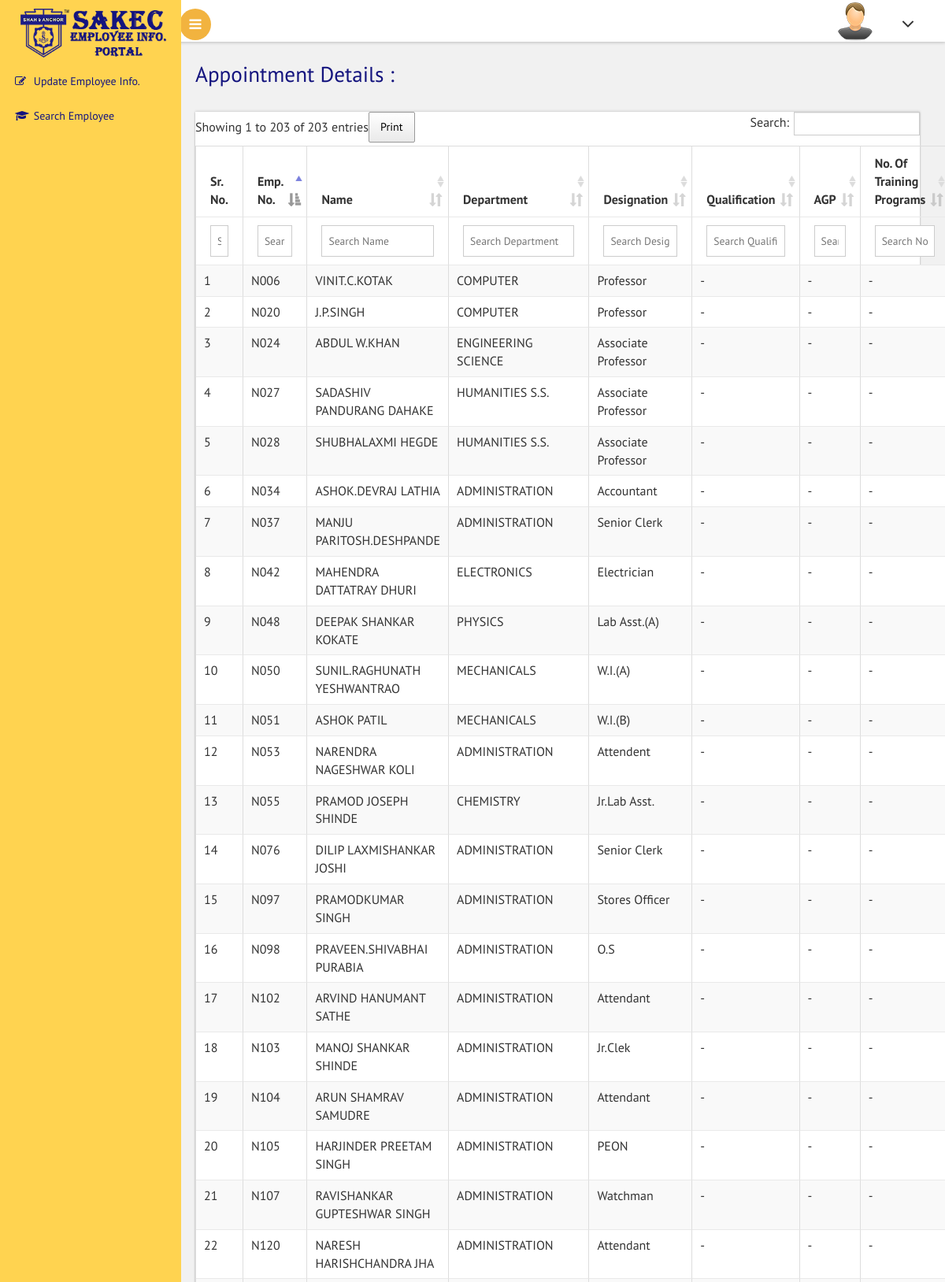
Page /admin/data_table.php (upper part) on the committed database.
### tables this page shows
CREATE TABLE IF NOT EXISTS `emp` (
  `e_no` varchar(5) DEFAULT NULL,
  `e_name` varchar(29) DEFAULT NULL,
  `dept` varchar(31) DEFAULT NULL,
  `emailid` varchar(34) DEFAULT NULL,
  `mobile` varchar(10) DEFAULT NULL,
  `designation` varchar(28) DEFAULT NULL,
  `dob` date DEFAULT NULL,
  `doj` date DEFAULT NULL,
  `type` varchar(7) DEFAULT NULL,
  `panno` varchar(12) DEFAULT NULL,
  `aadharno` varchar(12) DEFAULT NULL,
  `etype` varchar(12) DEFAULT NULL,
  `dor` varchar(10) DEFAULT NULL,
  `qualification` varchar(20) DEFAULT NULL,
  `qualification_join` varchar(20) DEFAULT NULL,
  `curr_basic` varchar(20) DEFAULT NULL,
  `agp` varchar(20) DEFAULT NULL,
  `consolidated_pay` varchar(20) DEFAULT NULL
);

### admin/data_table.php (the view, shortened to what this page needs)
<?php
require_once("db_connect.php");
?>
<!DOCTYPE HTML>
<html>
<head>
<link rel="stylesheet" type="text/css" href="DataTables/Bootstrap-3.3.7/css/bootstrap.min.css">
<link rel="stylesheet" type="text/css" href="DataTables/DataTables-1.10.20/css/dataTables.bootstrap.min.css">
<link rel="stylesheet" type="text/css" href="DataTables/DataTables-1.10.20/css/jquery.dataTables.min.css">
<link rel="stylesheet" type="text/css" href="DataTables/Buttons-1.6.0/css/buttons.dataTables.min.css">
<link href="css/style.css" rel='stylesheet' type='text/css' />
<link rel="stylesheet" href="https://cdnjs.cloudflare.com/ajax/libs/font-awesome/4.7.0/css/font-awesome.min.css">
<link href='css/SidebarNav.min.css' media='all' rel='stylesheet' type='text/css'/>
<link href="css/custom.css" rel="stylesheet">
					<link href="css/owl.carousel.css" rel="stylesheet">
</head>
<body class="cbp-spmenu-push">
	<div class="main-content">
	<div class="cbp-spmenu cbp-spmenu-vertical cbp-spmenu-left" id="cbp-spmenu-s1">
		<aside class="sidebar-left">
      <nav class="navbar navbar-inverse">
          <div class="navbar-header">
            <a class="navbar-brand" href="personal_info.php"><img width="100%" src="images/edm_logo.png"></a><br/><br/>
          </div>
          <div class="collapse navbar-collapse" id="bs-example-navbar-collapse-1">
            <ul class="sidebar-menu">
              <li class="treeview">
                <a href="update_table.php">
                <i class="fa fa-edit"></i> <span>Update Employee Info.</span>
                </a>
              </li>
			  <li class="treeview">
                <a href="data_table.php">
                <i class="fa fa-graduation-cap"></i> <span>Search Employee</span>
                </a>
              </li>
      </nav>
    </aside>
	</div>
		<div class="sticky-header header-section ">
			<div class="header-left">
				<button id="showLeftPush"><i class="fa fa-bars"></i></button>
				<div class="clearfix"> </div>
			</div>
			<div class="header-right">
				<div class="profile_details">
					<ul>
						<li class="dropdown profile_details_drop">
							<a href="#" class="dropdown-toggle" data-toggle="dropdown" aria-expanded="false">
								<div class="profile_img">
									<span class="prfil-img"><img src="images/2.jpg" alt=""> </span>
									<i class="fa fa-angle-down lnr"></i>
								</div>
							</a>
						</li>
					</ul>
				</div>
				<div class="clearfix"> </div>
			</div>
			<div class="clearfix"> </div>
		</div>
		<div id="page-wrapper">
		<div class="row">
			<h3 class="title1">Appointment Details :</h3>
				<div class=" panel-body-inputin">
				<div class="bs-example widget-shadow" >
					<table id="example" class="table table-striped table-bordered" style="width:100%">
					<thead>
						<tr>
							<th>Sr. No.</th><th>Emp. No.</th><th>Name</th><th>Department</th><th>Designation</th><th>Qualification</th><th>AGP</th><th>No. of Training Programs</th><th>Detailed Report</th>
						</tr>
					</thead>
					<tbody>
					<?php
						$qry="SELECT * FROM `emp`";
						$result = mysqli_query($conn,$qry);
						if(mysqli_num_rows($result)>0)
						{
							while($row = mysqli_fetch_assoc($result))
							{
								echo "<tr><td></td><td>".$row['e_no']."</td><td>".$row['e_name']."</td><td>".$row['dept']."</td><td>".$row['designation']."</td><td>-</td><td>-</td><td>-</td><td>-</td></tr>";
							}
						}
						?>
					</tbody>
				</table>
				</div>
				</div>
		</div>
		</div>
	</div>
</body>
</html>

### admin/css/custom.css (style rules this page uses)
#page-wrapper { padding:5em 2em 2.5em; background-color: #F1F1F1; }

### rows in the picture
emp: e_no "N006", e_name "VINIT.C.KOTAK", dept "COMPUTER", designation "Professor"
emp: e_no "N020", e_name "J.P.SINGH", dept "COMPUTER", designation "Professor"
emp: e_no "N024", e_name "ABDUL W.KHAN", dept "ENGINEERING SCIENCE", designation "Associate Professor"
emp: e_no "N027", e_name "SADASHIV PANDURANG DAHAKE", dept "HUMANITIES S.S.", designation "Associate Professor"
emp: e_no "N028", e_name "SHUBHALAXMI HEGDE", dept "HUMANITIES S.S.", designation "Associate Professor"
emp: e_no "N034", e_name "ASHOK.DEVRAJ LATHIA", dept "ADMINISTRATION", designation "Accountant"
emp: e_no "N037", e_name "MANJU PARITOSH.DESHPANDE", dept "ADMINISTRATION", designation "Senior Clerk"
emp: e_no "N053", e_name "NARENDRA NAGESHWAR KOLI", dept "ADMINISTRATION", designation "Attendent"
emp: e_no "N076", e_name "DILIP LAXMISHANKAR JOSHI", dept "ADMINISTRATION", designation "Senior Clerk"
emp: e_no "N097", e_name "PRAMODKUMAR SINGH", dept "ADMINISTRATION", designation "Stores Officer"
emp: e_no "N098", e_name "PRAVEEN.SHIVABHAI PURABIA", dept "ADMINISTRATION", designation "O.S"
emp: e_no "N102", e_name "ARVIND HANUMANT SATHE", dept "ADMINISTRATION", designation "Attendant"
emp: e_no "N103", e_name "MANOJ SHANKAR SHINDE", dept "ADMINISTRATION", designation "Jr.Clek"
emp: e_no "N104", e_name "ARUN SHAMRAV SAMUDRE", dept "ADMINISTRATION", designation "Attendant"
emp: e_no "N105", e_name "HARJINDER PREETAM SINGH", dept "ADMINISTRATION", designation "PEON"
emp: e_no "N107", e_name "RAVISHANKAR GUPTESHWAR SINGH", dept "ADMINISTRATION", designation "Watchman"
emp: e_no "N120", e_name "NARESH HARISHCHANDRA JHA", dept "ADMINISTRATION", designation "Attendant"
emp: e_no "N055", e_name "PRAMOD JOSEPH SHINDE", dept "CHEMISTRY", designation "Jr.Lab Asst."
emp: e_no "N042", e_name "MAHENDRA DATTATRAY DHURI", dept "ELECTRONICS", designation "Electrician"
emp: e_no "N050", e_name "SUNIL.RAGHUNATH YESHWANTRAO", dept "MECHANICALS", designation "W.I.(A)"
emp: e_no "N051", e_name "ASHOK PATIL", dept "MECHANICALS", designation "W.I.(B)"
emp: e_no "N048", e_name "DEEPAK SHANKAR KOKATE", dept "PHYSICS", designation "Lab Asst.(A)"
